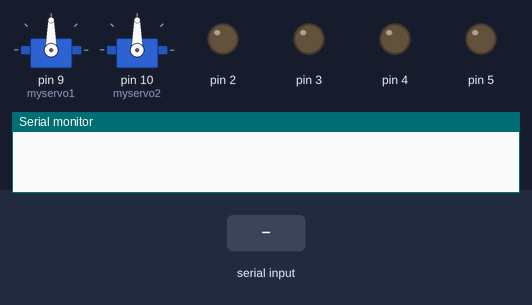
Bench run of a sketch on a simulated Arduino Uno, built with avr-gcc and run on an emulated ATmega328P. On the bench: 2 × servo, output pins drawn as LEDs (lit = HIGH), the last lines printed to the serial monitor. Inputs (shaded band) come from the test bench.

Above: at 1.2 s.
1.3 s: "1" received over Serial
At 2.2 s:
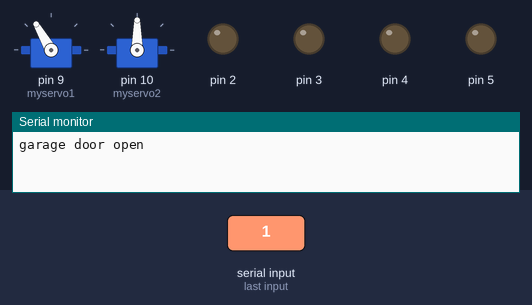
2.8 s: "2" received over Serial
At 3.4 s:
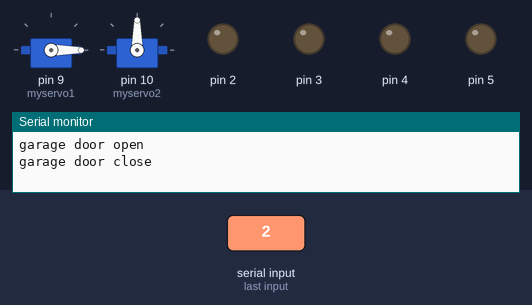
4.3 s: byte 98 ('b') received over Serial
At 5.5 s:
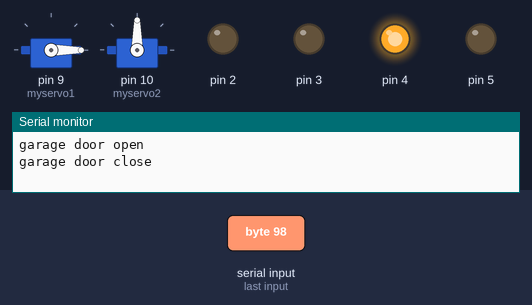
5.8 s: "3" received over Serial
At 6.8 s:
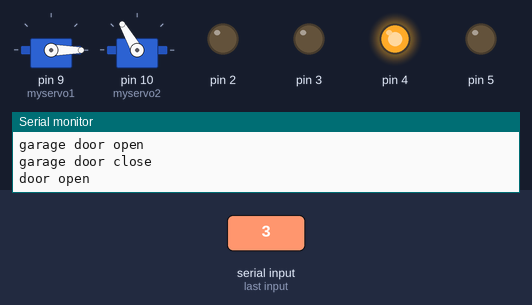
7.3 s: byte 99 ('c') received over Serial
At 8.0 s:
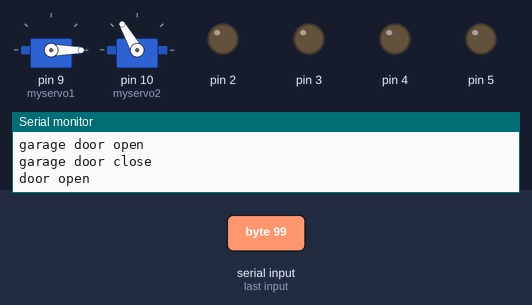
8.8 s: "4" received over Serial
At 9.1 s:
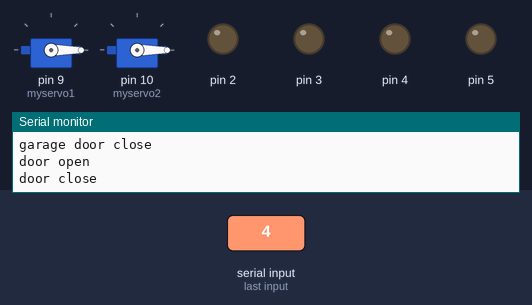
Timing chart, 0 to 11.3 s (numbered marks = the images above; inputs shaded):
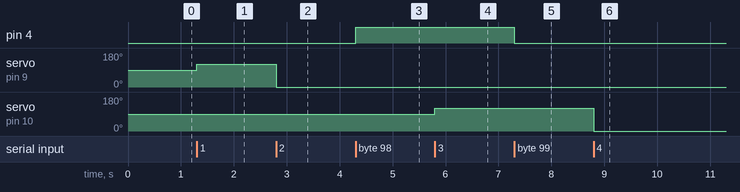

Measured:
- after the input at 1.3 s, servo on pin 9 (myservo1): 90° → 120° at once
- after the input at 2.8 s, servo on pin 9 (myservo1): 120° → 0° at once
- after the input at 4.3 s, pin 4: LOW → HIGH at once
- after the input at 5.8 s, servo on pin 10 (myservo2): 90° → 120° at once
- after the input at 7.3 s, pin 4: HIGH → LOW at once
- after the input at 8.8 s, servo on pin 10 (myservo2): 120° → 0° at once

The sketch:

servo.ino
```cpp
#include <Servo.h>
Servo myservo1;
Servo myservo2;
int pos = 0;
int pos2 = 0;
int xread=0;
void setup()
{
  pinMode(2, OUTPUT);
  pinMode(3, OUTPUT);
  pinMode(4, OUTPUT);
  pinMode(5, OUTPUT);
  Serial.begin(9600);
  myservo1.attach(9);
  myservo2.attach(10);
}

void loop()
{
  xread=Serial.read();
  switch(xread){
    case '1':{
  pos=120;
  myservo1.write(pos);
  Serial.println("garage door open");
  break;
    }
    case '2': {
        pos=0;
  myservo1.write(pos);
  Serial.println("garage door close");
  break;
    }
    case '3': {
        pos2=120;
  myservo2.write(pos2);
  Serial.println("door open");
  break;
    }
    case '4': {
        pos2=0;
  myservo2.write(pos2);
  Serial.println("door close");
  break;
    }
     case '5': {
     analogWrite(2 ,100); //ledpas
     analogWrite(3 ,0);  //lednag

  break;
    }
     case '6': {
     analogWrite(2 ,200); //ledpas
     analogWrite(3 ,0);  //lednag

  break;
    }
     case '7': {
     analogWrite(4 ,200); //ledpas
     analogWrite(5 ,0); //lednag
  break;
    }

     case '8': {
     analogWrite(2 ,0); //ledpas
     analogWrite(3 ,0);  //lednag

  break;
    }
     case '9': {
     analogWrite(4 ,0); //ledpas
     analogWrite(5 ,0); //lednag
  break;
    }
    case 'a': {
     analogWrite(4 ,100); //mrw7a pas
     analogWrite(5 ,0); //mrw7a nag
  break;
    }
    case 'b': {
     analogWrite(4 ,255); //mrw7a pas
     analogWrite(5 ,0); //mrw7a nag
  break;
    }
    case 'c': {
     analogWrite(4 ,0); //mrw7a pas
     analogWrite(5 ,0); //mrw7a nag
  break;
    }
}
}
```
